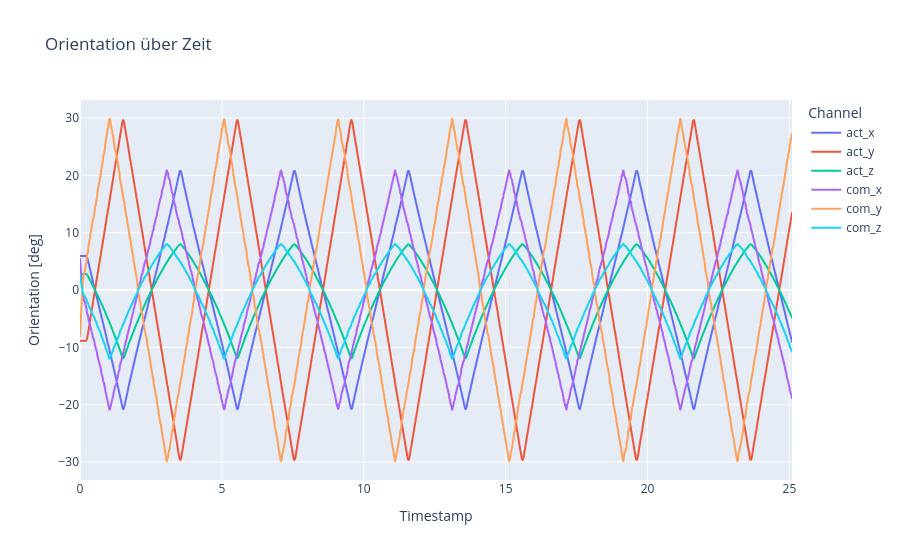

This figure's notebook cell:
### Markdown cell above
orientation over time

### Code cell
# 1) DataFrame anlegen
df = pd.DataFrame({
    'timestamp': timestamps,
    'act_x': rpy_act[:, 0],
    'act_y': rpy_act[:, 1],
    'act_z': rpy_act[:, 2],
    'com_x': rpy_com[:, 0],
    'com_y': rpy_com[:, 1],
    'com_z': rpy_com[:, 2],
})

# 1) In Long-Form umwandeln
df_long = df.melt(
    id_vars='timestamp',
    value_vars=df.columns[1:],
    var_name='Channel',
    value_name='Orientation [deg]'
)

# 2) Plot bauen
fig = px.line(
    df_long,
    x='timestamp',
    y='Orientation [deg]',
    color='Channel',
    title="Orientation über Zeit",
    labels={'timestamp': 'Timestamp'}
)

# 3) Achsen anpassen
fig.update_xaxes(
    tickformat="%H:%M:%S\n%d-%m-%Y",
)

fig.show()

### Figure 1 — Plotly figure (JSON) as saved in the notebook; plotly's stock layout.template omitted (floating-point values rounded to 4 significant figures; data arrays with more than 128 entries replaced by an {"elided": "..."} marker saying what was removed)
{"data": [{"hovertemplate": "Channel=act_x<br>Timestamp=%{x}<br>Orientation [deg]=%{y}<extra></extra>", "legendgroup": "act_x", "line": {"color": "#636efa", "dash": "solid"}, "marker": {"symbol": "circle"}, "mode": "lines", "name": "act_x", "showlegend": true, "type": "scattergl", "x": {"elided": "1969 float values"}, "xaxis": "x", "y": {"elided": "1969 float values"}, "yaxis": "y"}, {"hovertemplate": "Channel=act_y<br>Timestamp=%{x}<br>Orientation [deg]=%{y}<extra></extra>", "legendgroup": "act_y", "line": {"color": "#EF553B", "dash": "solid"}, "marker": {"symbol": "circle"}, "mode": "lines", "name": "act_y", "showlegend": true, "type": "scattergl", "x": {"elided": "1969 float values"}, "xaxis": "x", "y": {"elided": "1969 float values"}, "yaxis": "y"}, {"hovertemplate": "Channel=act_z<br>Timestamp=%{x}<br>Orientation [deg]=%{y}<extra></extra>", "legendgroup": "act_z", "line": {"color": "#00cc96", "dash": "solid"}, "marker": {"symbol": "circle"}, "mode": "lines", "name": "act_z", "showlegend": true, "type": "scattergl", "x": {"elided": "1969 float values"}, "xaxis": "x", "y": {"elided": "1969 float values"}, "yaxis": "y"}, {"hovertemplate": "Channel=com_x<br>Timestamp=%{x}<br>Orientation [deg]=%{y}<extra></extra>", "legendgroup": "com_x", "line": {"color": "#ab63fa", "dash": "solid"}, "marker": {"symbol": "circle"}, "mode": "lines", "name": "com_x", "showlegend": true, "type": "scattergl", "x": {"elided": "1969 float values"}, "xaxis": "x", "y": {"elided": "1969 float values"}, "yaxis": "y"}, {"hovertemplate": "Channel=com_y<br>Timestamp=%{x}<br>Orientation [deg]=%{y}<extra></extra>", "legendgroup": "com_y", "line": {"color": "#FFA15A", "dash": "solid"}, "marker": {"symbol": "circle"}, "mode": "lines", "name": "com_y", "showlegend": true, "type": "scattergl", "x": {"elided": "1969 float values"}, "xaxis": "x", "y": {"elided": "1969 float values"}, "yaxis": "y"}, {"hovertemplate": "Channel=com_z<br>Timestamp=%{x}<br>Orientation [deg]=%{y}<extra></extra>", "legendgroup": "com_z", "line": {"color": "#19d3f3", "dash": "solid"}, "marker": {"symbol": "circle"}, "mode": "lines", "name": "com_z", "showlegend": true, "type": "scattergl", "x": {"elided": "1969 float values"}, "xaxis": "x", "y": {"elided": "1969 float values"}, "yaxis": "y"}], "layout": {"legend": {"title": {"text": "Channel"}, "tracegroupgap": 0}, "title": {"text": "Orientation über Zeit"}, "xaxis": {"anchor": "y", "domain": [0, 1], "tickformat": "%H:%M:%S\n%d-%m-%Y", "title": {"text": "Timestamp"}}, "yaxis": {"anchor": "x", "domain": [0, 1], "title": {"text": "Orientation [deg]"}}}}
